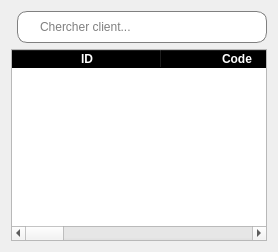
               <widget class="QWidget" name="tab_entrepots">
                <attribute name="title">
                 <string>Entrepôts</string>
                </attribute>
                <layout class="QGridLayout" name="gridLayout_10">
                 <item row="1" column="1">
                  <widget class="QLineEdit" name="cherche_entrepot">
                   <property name="minimumSize">
                    <size>
                     <width>0</width>
                     <height>32</height>
                    </size>
                   </property>
                   <property name="maximumSize">
                    <size>
                     <width>407</width>
                     <height>31</height>
                    </size>
                   </property>
                   <property name="styleSheet">
                    <string notr="true">QLineEdit{
	padding-left: 20px;
	border: 1px solid gray;
	border-radius:10px
}</string>
                   </property>
                   <property name="placeholderText">
                    <string>Chercher client...</string>
                   </property>
                  </widget>
                 </item>
                 <item row="2" column="0" colspan="2">
                  <widget class="QTableWidget" name="table_infos_entrepot">
                   <property name="styleSheet">
                    <string notr="true">QHeaderView::section{
	font-weight: bold;
	background-color: black;
	color: white;
}

QTablewidget{
	alternate-background-color: #B0EDFB;
	background-color: #F4F9FA;
}</string>
                   </property>
                   <property name="alternatingRowColors">
                    <bool>true</bool>
                   </property>
                   <attribute name="horizontalHeaderDefaultSectionSize">
                    <number>150</number>
                   </attribute>
                   <attribute name="horizontalHeaderStretchLastSection">
                    <bool>true</bool>
                   </attribute>
                   <column>
                    <property name="text">
                     <string>ID</string>
                    </property>
                   </column>
                   <column>
                    <property name="text">
                     <string>Code</string>
                    </property>
                   </column>
                   <column>
                    <property name="text">
                     <string>Adresse</string>
                    </property>
                   </column>
                   <column>
                    <property name="text">
                     <string>Téléphone</string>
                    </property>
                   </column>
                   <column>
                    <property name="text">
                     <string>E-mail</string>
                    </property>
                   </column>
                   <column>
                    <property name="text">
                     <string>Actions</string>
                    </property>
                   </column>
                  </widget>
                 </item>
                 <item row="1" column="0">
                  <widget class="QWidget" name="widget_10" native="true">
                   <widget class="QPushButton" name="btn_ajout_entrepot">
                    <property name="geometry">
                     <rect>
                      <x>0</x>
                      <y>0</y>
                      <width>122</width>
                      <height>32</height>
                     </rect>
                    </property>
                    <property name="minimumSize">
                     <size>
                      <width>0</width>
                      <height>32</height>
                     </size>
                    </property>
                    <property name="maximumSize">
                     <size>
                      <width>122</width>
                      <height>32</height>
                     </size>
                    </property>
                    <property name="styleSheet">
                     <string notr="true">QPushButton{
	background-color: rgb(0, 0, 0);
	color: white;
	border: none;
	border-radius: 8px;
	font-weight: bold;
	font-size: 12px
}</string>
                    </property>
                    <property name="text">
                     <string>Ajouter entrepot</string>
                    </property>
                    <property name="icon">
                     <iconset resource="ressources.qrc">
                      <normaloff>:/icones/add.png</normaloff>:/icones/add.png</iconset>
                    </property>
                   </widget>
                   <widget class="QPushButton" name="export_excel_entrepot">
                    <property name="geometry">
                     <rect>
                      <x>140</x>
                      <y>0</y>
                      <width>122</width>
                      <height>32</height>
                     </rect>
                    </property>
                    <property name="minimumSize">
                     <size>
                      <width>0</width>
                      <height>32</height>
                     </size>
                    </property>
                    <property name="maximumSize">
                     <size>
                      <width>122</width>
                      <height>32</height>
                     </size>
                    </property>
                    <property name="styleSheet">
                     <string notr="true">QPushButton{
	background-color: #34D481;
	color: white;
	border: none;
	border-radius: 8px;
	font-weight: bold;
	font-size: 12px
}</string>
                    </property>
                    <property name="text">
                     <string>Export Excel</string>
                    </property>
                    <property name="icon">
                     <iconset resource="ressources.qrc">
                      <normaloff>:/icones/excel.png</normaloff>:/icones/excel.png</iconset>
                    </property>
                   </widget>
                   <widget class="QPushButton" name="export_pdf_entrepot">
                    <property name="geometry">
                     <rect>
                      <x>280</x>
                      <y>0</y>
                      <width>122</width>
                      <height>32</height>
                     </rect>
                    </property>
                    <property name="minimumSize">
                     <size>
                      <width>0</width>
                      <height>32</height>
                     </size>
                    </property>
                    <property name="maximumSize">
                     <size>
                      <width>122</width>
                      <height>32</height>
                     </size>
                    </property>
                    <property name="styleSheet">
                     <string notr="true">QPushButton{
	background-color: rgb(255, 58, 21);
	color: white;
	border: none;
	border-radius: 8px;
	font-weight: bold;
	font-size: 12px
}</string>
                    </property>
                    <property name="text">
                     <string>Export PDF</string>
                    </property>
                    <property name="icon">
                     <iconset resource="ressources.qrc">
                      <normaloff>:/icones/pdf.png</normaloff>:/icones/pdf.png</iconset>
                    </property>
                   </widget>
                  </widget>
                 </item>
                </layout>
               </widget>
